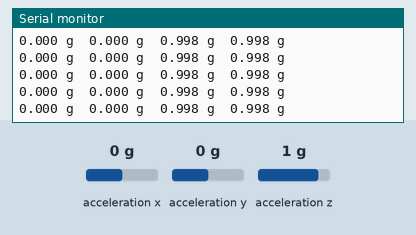
Recording of a sketch running on a simulated ESP32. Parts: the last lines printed to the serial monitor. Wiring (inferred from the names in the program): ADXL345 accelerometer at I2C address 0x53. The inputs (shaded band) are chosen by the test bench; at power-on: acceleration x 0 g, acceleration y 0 g, acceleration z 1 g.

Above: at 2.2 s.
2.3 s: acceleration x set to -1.4 g
At 2.6 s:
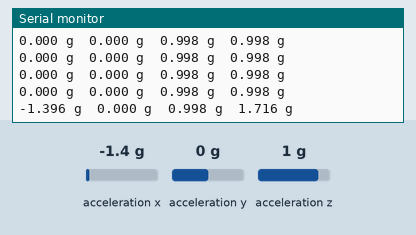
3.8 s: acceleration y set to -1.4 g
At 3.8 s:
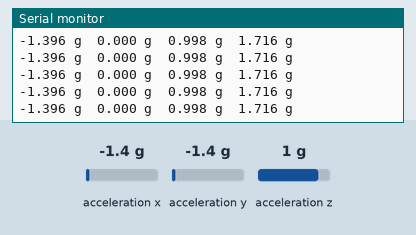
5.3 s: acceleration z set to -1.4 g
At 5.41 s:
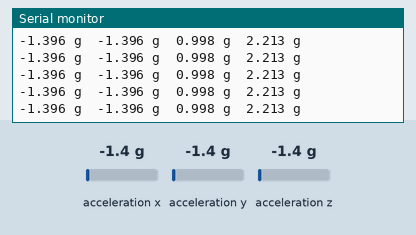
Timing chart, 0 to 8.3 s (numbered marks = the images above; inputs shaded):
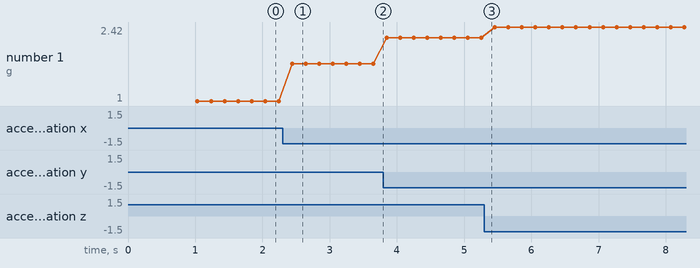

The sketch:

mpu_esp32_test.ino
```cpp
/*
 * Device 0x53 Identification & Telemetry
 */

#include <Wire.h>

#define I2C_SDA 21
#define I2C_SCL 22
#define SENSOR_ADDR 0x53

void setup() {
  Serial.begin(115200);
  delay(1000);

  Serial.println(F("\n=============================================="));
  Serial.println(F("       Probing I2C Device at Address 0x53     "));
  Serial.println(F("=============================================="));

  Wire.begin(I2C_SDA, I2C_SCL, 100000);
  Wire.setTimeOut(100);

  // Read register 0x00 (Device ID)
  Wire.beginTransmission(SENSOR_ADDR);
  Wire.write(0x00);
  Wire.endTransmission(false);
  Wire.requestFrom((uint8_t)SENSOR_ADDR, (uint8_t)1);

  if (Wire.available()) {
    uint8_t devId = Wire.read();
    Serial.print(F("Device ID Register (0x00) returned: 0x"));
    Serial.println(devId, HEX);

    if (devId == 0xE5) {
      Serial.println(F("\n>>> CONFIRMED: This sensor is an ADXL345 Accelerometer! <<<"));

      // Put ADXL345 into measurement mode (write 0x08 to register 0x2D POWER_CTL)
      Wire.beginTransmission(SENSOR_ADDR);
      Wire.write(0x2D);
      Wire.write(0x08);
      Wire.endTransmission();

      // Set range to +-4g (write 0x01 to 0x31 DATA_FORMAT)
      Wire.beginTransmission(SENSOR_ADDR);
      Wire.write(0x31);
      Wire.write(0x01);
      Wire.endTransmission();

      Serial.println(F("ADXL345 Initialized in Measurement Mode (±4g).\n"));
      Serial.println(F("Streaming Live 3-Axis Acceleration:"));
      Serial.println(F("   X-Axis\t   Y-Axis\t   Z-Axis\t Total (g)"));
      Serial.println(F("------------\t------------\t------------\t----------"));
    } else {
      Serial.print(F("Unknown chip ID 0x"));
      Serial.println(devId, HEX);
    }
  } else {
    Serial.println(F("Failed to read register 0x00 from 0x53."));
  }
}

void loop() {
  // Read 6 bytes starting at 0x32 (DATAX0) for ADXL345
  Wire.beginTransmission(SENSOR_ADDR);
  Wire.write(0x32);
  if (Wire.endTransmission(false) == 0 && Wire.requestFrom((uint8_t)SENSOR_ADDR, (uint8_t)6) == 6) {
    int16_t x = Wire.read() | (Wire.read() << 8);
    int16_t y = Wire.read() | (Wire.read() << 8);
    int16_t z = Wire.read() | (Wire.read() << 8);

    // Scale for +-4g (7.8 mg/LSB or / 128.0)
    float ax = (float)x * 0.0078;
    float ay = (float)y * 0.0078;
    float az = (float)z * 0.0078;
    float total = sqrt(ax * ax + ay * ay + az * az);

    Serial.print(ax, 3); Serial.print(F(" g\t"));
    Serial.print(ay, 3); Serial.print(F(" g\t"));
    Serial.print(az, 3); Serial.print(F(" g\t"));
    Serial.print(total, 3); Serial.println(F(" g"));
  }
  delay(200);
}
```

Measured:
- after the input at 2.3 s, the serial monitor: prints a new line after 0.14 s (image 1)
- plotted number 1: 1 → 1.72 after the input at 2.3 s, 1.72 → 2.21 after the input at 3.8 s, 2.21 → 2.42 after the input at 5.3 s
